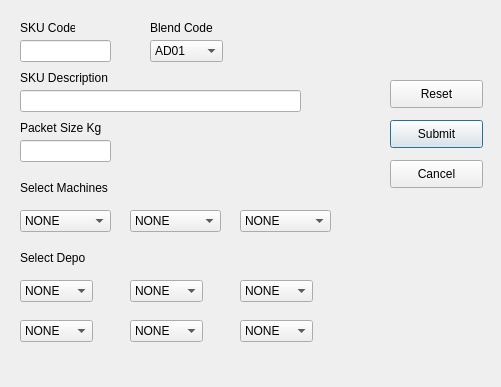
<?xml version="1.0" encoding="UTF-8"?>
<ui version="4.0">
 <class>Dialog</class>
 <widget class="QDialog" name="Dialog">
  <property name="geometry">
   <rect>
    <x>0</x>
    <y>0</y>
    <width>501</width>
    <height>387</height>
   </rect>
  </property>
  <property name="windowTitle">
   <string>Dialog</string>
  </property>
  <widget class="QPushButton" name="pushButton">
   <property name="geometry">
    <rect>
     <x>390</x>
     <y>120</y>
     <width>93</width>
     <height>28</height>
    </rect>
   </property>
   <property name="text">
    <string>Submit</string>
   </property>
  </widget>
  <widget class="QPushButton" name="pushButton_2">
   <property name="geometry">
    <rect>
     <x>390</x>
     <y>160</y>
     <width>93</width>
     <height>28</height>
    </rect>
   </property>
   <property name="text">
    <string>Cancel</string>
   </property>
  </widget>
  <widget class="QLineEdit" name="lineEdit">
   <property name="geometry">
    <rect>
     <x>20</x>
     <y>40</y>
     <width>91</width>
     <height>22</height>
    </rect>
   </property>
  </widget>
  <widget class="QLabel" name="label">
   <property name="geometry">
    <rect>
     <x>20</x>
     <y>20</y>
     <width>55</width>
     <height>16</height>
    </rect>
   </property>
   <property name="text">
    <string>SKU Code</string>
   </property>
  </widget>
  <widget class="QLabel" name="label_2">
   <property name="geometry">
    <rect>
     <x>20</x>
     <y>70</y>
     <width>101</width>
     <height>16</height>
    </rect>
   </property>
   <property name="text">
    <string>SKU Description</string>
   </property>
  </widget>
  <widget class="QLineEdit" name="lineEdit_2">
   <property name="geometry">
    <rect>
     <x>20</x>
     <y>90</y>
     <width>281</width>
     <height>22</height>
    </rect>
   </property>
  </widget>
  <widget class="QLabel" name="label_3">
   <property name="geometry">
    <rect>
     <x>150</x>
     <y>20</y>
     <width>71</width>
     <height>16</height>
    </rect>
   </property>
   <property name="text">
    <string>Blend Code</string>
   </property>
  </widget>
  <widget class="QPushButton" name="pushButton_3">
   <property name="geometry">
    <rect>
     <x>390</x>
     <y>80</y>
     <width>93</width>
     <height>28</height>
    </rect>
   </property>
   <property name="text">
    <string>Reset</string>
   </property>
  </widget>
  <widget class="QComboBox" name="comboBox">
   <property name="geometry">
    <rect>
     <x>150</x>
     <y>40</y>
     <width>73</width>
     <height>22</height>
    </rect>
   </property>
   <property name="mouseTracking">
    <bool>false</bool>
   </property>
   <property name="currentText">
    <string>AD01</string>
   </property>
   <property name="maxVisibleItems">
    <number>15</number>
   </property>
   <property name="insertPolicy">
    <enum>QComboBox::InsertAlphabetically</enum>
   </property>
   <item>
    <property name="text">
     <string>AD01</string>
    </property>
   </item>
   <item>
    <property name="text">
     <string>AD02</string>
    </property>
   </item>
   <item>
    <property name="text">
     <string>CD01</string>
    </property>
   </item>
   <item>
    <property name="text">
     <string>CD03</string>
    </property>
   </item>
   <item>
    <property name="text">
     <string>GD03</string>
    </property>
   </item>
   <item>
    <property name="text">
     <string>KD01</string>
    </property>
   </item>
   <item>
    <property name="text">
     <string>KD02</string>
    </property>
   </item>
   <item>
    <property name="text">
     <string>KD05</string>
    </property>
   </item>
   <item>
    <property name="text">
     <string>KD07</string>
    </property>
   </item>
   <item>
    <property name="text">
     <string>KD09</string>
    </property>
   </item>
   <item>
    <property name="text">
     <string>KD15</string>
    </property>
   </item>
   <item>
    <property name="text">
     <string>TD07</string>
    </property>
   </item>
   <item>
    <property name="text">
     <string>TP04</string>
    </property>
   </item>
   <item>
    <property name="text">
     <string>TP05</string>
    </property>
   </item>
   <item>
    <property name="text">
     <string>TP06</string>
    </property>
   </item>
  </widget>
  <widget class="QLabel" name="label_4">
   <property name="geometry">
    <rect>
     <x>20</x>
     <y>180</y>
     <width>101</width>
     <height>16</height>
    </rect>
   </property>
   <property name="text">
    <string>Select Machines</string>
   </property>
  </widget>
  <widget class="QComboBox" name="comboBox_2">
   <property name="geometry">
    <rect>
     <x>20</x>
     <y>210</y>
     <width>91</width>
     <height>22</height>
    </rect>
   </property>
   <item>
    <property name="text">
     <string>NONE</string>
    </property>
   </item>
   <item>
    <property name="text">
     <string>PV21</string>
    </property>
   </item>
   <item>
    <property name="text">
     <string>PV22</string>
    </property>
   </item>
   <item>
    <property name="text">
     <string>PV23</string>
    </property>
   </item>
   <item>
    <property name="text">
     <string>PV24</string>
    </property>
   </item>
   <item>
    <property name="text">
     <string>PV25</string>
    </property>
   </item>
   <item>
    <property name="text">
     <string>PV26</string>
    </property>
   </item>
   <item>
    <property name="text">
     <string>PV27</string>
    </property>
   </item>
   <item>
    <property name="text">
     <string>PV28</string>
    </property>
   </item>
   <item>
    <property name="text">
     <string>PV29</string>
    </property>
   </item>
   <item>
    <property name="text">
     <string>PV30</string>
    </property>
   </item>
   <item>
    <property name="text">
     <string>PV31</string>
    </property>
   </item>
   <item>
    <property name="text">
     <string>PV32</string>
    </property>
   </item>
   <item>
    <property name="text">
     <string>PV33</string>
    </property>
   </item>
   <item>
    <property name="text">
     <string>PV34</string>
    </property>
   </item>
   <item>
    <property name="text">
     <string>PV35</string>
    </property>
   </item>
   <item>
    <property name="text">
     <string>PV36</string>
    </property>
   </item>
   <item>
    <property name="text">
     <string>PV37</string>
    </property>
   </item>
   <item>
    <property name="text">
     <string>PV38</string>
    </property>
   </item>
   <item>
    <property name="text">
     <string>PV39</string>
    </property>
   </item>
   <item>
    <property name="text">
     <string>PV42</string>
    </property>
   </item>
   <item>
    <property name="text">
     <string>PV43</string>
    </property>
   </item>
   <item>
    <property name="text">
     <string>PV44</string>
    </property>
   </item>
   <item>
    <property name="text">
     <string>PV45</string>
    </property>
   </item>
   <item>
    <property name="text">
     <string>PV50</string>
    </property>
   </item>
   <item>
    <property name="text">
     <string>PV51</string>
    </property>
   </item>
   <item>
    <property name="text">
     <string>PV52</string>
    </property>
   </item>
   <item>
    <property name="text">
     <string>PV53</string>
    </property>
   </item>
   <item>
    <property name="text">
     <string>PV54</string>
    </property>
   </item>
   <item>
    <property name="text">
     <string>PV55</string>
    </property>
   </item>
   <item>
    <property name="text">
     <string>PV56</string>
    </property>
   </item>
  </widget>
  <widget class="QComboBox" name="comboBox_3">
   <property name="geometry">
    <rect>
     <x>130</x>
     <y>210</y>
     <width>91</width>
     <height>22</height>
    </rect>
   </property>
   <item>
    <property name="text">
     <string>NONE</string>
    </property>
   </item>
   <item>
    <property name="text">
     <string>PV21</string>
    </property>
   </item>
   <item>
    <property name="text">
     <string>PV22</string>
    </property>
   </item>
   <item>
    <property name="text">
     <string>PV23</string>
    </property>
   </item>
   <item>
    <property name="text">
     <string>PV24</string>
    </property>
   </item>
   <item>
    <property name="text">
     <string>PV25</string>
    </property>
   </item>
   <item>
    <property name="text">
     <string>PV26</string>
    </property>
   </item>
   <item>
    <property name="text">
     <string>PV27</string>
    </property>
   </item>
   <item>
    <property name="text">
     <string>PV28</string>
    </property>
   </item>
   <item>
    <property name="text">
     <string>PV29</string>
    </property>
   </item>
   <item>
    <property name="text">
     <string>PV30</string>
    </property>
   </item>
   <item>
    <property name="text">
     <string>PV31</string>
    </property>
   </item>
   <item>
    <property name="text">
     <string>PV32</string>
    </property>
   </item>
   <item>
    <property name="text">
     <string>PV33</string>
    </property>
   </item>
   <item>
    <property name="text">
     <string>PV34</string>
    </property>
   </item>
   <item>
    <property name="text">
     <string>PV35</string>
    </property>
   </item>
   <item>
    <property name="text">
     <string>PV36</string>
    </property>
   </item>
   <item>
    <property name="text">
     <string>PV37</string>
    </property>
   </item>
   <item>
    <property name="text">
     <string>PV38</string>
    </property>
   </item>
   <item>
    <property name="text">
     <string>PV39</string>
    </property>
   </item>
   <item>
    <property name="text">
     <string>PV42</string>
    </property>
   </item>
   <item>
    <property name="text">
     <string>PV43</string>
    </property>
   </item>
   <item>
    <property name="text">
     <string>PV44</string>
    </property>
   </item>
   <item>
    <property name="text">
     <string>PV45</string>
    </property>
   </item>
   <item>
    <property name="text">
     <string>PV50</string>
    </property>
   </item>
   <item>
    <property name="text">
     <string>PV51</string>
    </property>
   </item>
   <item>
    <property name="text">
     <string>PV52</string>
    </property>
   </item>
   <item>
    <property name="text">
     <string>PV53</string>
    </property>
   </item>
   <item>
    <property name="text">
     <string>PV54</string>
    </property>
   </item>
   <item>
    <property name="text">
     <string>PV55</string>
    </property>
   </item>
   <item>
    <property name="text">
     <string>PV56</string>
    </property>
   </item>
  </widget>
  <widget class="QComboBox" name="comboBox_4">
   <property name="geometry">
    <rect>
     <x>240</x>
     <y>210</y>
     <width>91</width>
     <height>22</height>
    </rect>
   </property>
   <item>
    <property name="text">
     <string>NONE</string>
    </property>
   </item>
   <item>
    <property name="text">
     <string>PV21</string>
    </property>
   </item>
   <item>
    <property name="text">
     <string>PV22</string>
    </property>
   </item>
   <item>
    <property name="text">
     <string>PV23</string>
    </property>
   </item>
   <item>
    <property name="text">
     <string>PV24</string>
    </property>
   </item>
   <item>
    <property name="text">
     <string>PV25</string>
    </property>
   </item>
   <item>
    <property name="text">
     <string>PV26</string>
    </property>
   </item>
   <item>
    <property name="text">
     <string>PV27</string>
    </property>
   </item>
   <item>
    <property name="text">
     <string>PV28</string>
    </property>
   </item>
   <item>
    <property name="text">
     <string>PV29</string>
    </property>
   </item>
   <item>
    <property name="text">
     <string>PV30</string>
    </property>
   </item>
   <item>
    <property name="text">
     <string>PV31</string>
    </property>
   </item>
   <item>
    <property name="text">
     <string>PV32</string>
    </property>
   </item>
   <item>
    <property name="text">
     <string>PV33</string>
    </property>
   </item>
   <item>
    <property name="text">
     <string>PV34</string>
    </property>
   </item>
   <item>
    <property name="text">
     <string>PV35</string>
    </property>
   </item>
   <item>
    <property name="text">
     <string>PV36</string>
    </property>
   </item>
   <item>
    <property name="text">
     <string>PV37</string>
    </property>
   </item>
   <item>
    <property name="text">
     <string>PV38</string>
    </property>
   </item>
   <item>
    <property name="text">
     <string>PV39</string>
    </property>
   </item>
   <item>
    <property name="text">
     <string>PV42</string>
    </property>
   </item>
   <item>
    <property name="text">
     <string>PV43</string>
    </property>
   </item>
   <item>
    <property name="text">
     <string>PV44</string>
    </property>
   </item>
   <item>
    <property name="text">
     <string>PV45</string>
    </property>
   </item>
   <item>
    <property name="text">
     <string>PV50</string>
    </property>
   </item>
   <item>
    <property name="text">
     <string>PV51</string>
    </property>
   </item>
   <item>
    <property name="text">
     <string>PV52</string>
    </property>
   </item>
   <item>
    <property name="text">
     <string>PV53</string>
    </property>
   </item>
   <item>
    <property name="text">
     <string>PV54</string>
    </property>
   </item>
   <item>
    <property name="text">
     <string>PV55</string>
    </property>
   </item>
   <item>
    <property name="text">
     <string>PV56</string>
    </property>
   </item>
  </widget>
  <widget class="QLabel" name="label_5">
   <property name="geometry">
    <rect>
     <x>20</x>
     <y>250</y>
     <width>81</width>
     <height>16</height>
    </rect>
   </property>
   <property name="text">
    <string>Select Depo</string>
   </property>
  </widget>
  <widget class="QComboBox" name="comboBox_5">
   <property name="geometry">
    <rect>
     <x>20</x>
     <y>280</y>
     <width>73</width>
     <height>22</height>
    </rect>
   </property>
   <item>
    <property name="text">
     <string>NONE</string>
    </property>
   </item>
   <item>
    <property name="text">
     <string>AP01</string>
    </property>
   </item>
   <item>
    <property name="text">
     <string>AP03</string>
    </property>
   </item>
   <item>
    <property name="text">
     <string>GO01</string>
    </property>
   </item>
   <item>
    <property name="text">
     <string>KK01</string>
    </property>
   </item>
   <item>
    <property name="text">
     <string>KK02</string>
    </property>
   </item>
   <item>
    <property name="text">
     <string>KL01</string>
    </property>
   </item>
   <item>
    <property name="text">
     <string>MH01</string>
    </property>
   </item>
   <item>
    <property name="text">
     <string>TN01</string>
    </property>
   </item>
   <item>
    <property name="text">
     <string>TN02</string>
    </property>
   </item>
   <item>
    <property name="text">
     <string>TN03</string>
    </property>
   </item>
  </widget>
  <widget class="QComboBox" name="comboBox_6">
   <property name="geometry">
    <rect>
     <x>130</x>
     <y>280</y>
     <width>73</width>
     <height>22</height>
    </rect>
   </property>
   <item>
    <property name="text">
     <string>NONE</string>
    </property>
   </item>
   <item>
    <property name="text">
     <string>AP01</string>
    </property>
   </item>
   <item>
    <property name="text">
     <string>AP03</string>
    </property>
   </item>
   <item>
    <property name="text">
     <string>GO01</string>
    </property>
   </item>
   <item>
    <property name="text">
     <string>KK01</string>
    </property>
   </item>
   <item>
    <property name="text">
     <string>KK02</string>
    </property>
   </item>
   <item>
    <property name="text">
     <string>KL01</string>
    </property>
   </item>
   <item>
    <property name="text">
     <string>MH01</string>
    </property>
   </item>
   <item>
    <property name="text">
     <string>TN01</string>
    </property>
   </item>
   <item>
    <property name="text">
     <string>TN02</string>
    </property>
   </item>
   <item>
    <property name="text">
     <string>TN03</string>
    </property>
   </item>
  </widget>
  <widget class="QComboBox" name="comboBox_7">
   <property name="geometry">
    <rect>
     <x>240</x>
     <y>280</y>
     <width>73</width>
     <height>22</height>
    </rect>
   </property>
   <item>
    <property name="text">
     <string>NONE</string>
    </property>
   </item>
   <item>
    <property name="text">
     <string>AP01</string>
    </property>
   </item>
   <item>
    <property name="text">
     <string>AP03</string>
    </property>
   </item>
   <item>
    <property name="text">
     <string>GO01</string>
    </property>
   </item>
   <item>
    <property name="text">
     <string>KK01</string>
    </property>
   </item>
   <item>
    <property name="text">
     <string>KK02</string>
    </property>
   </item>
   <item>
    <property name="text">
     <string>KL01</string>
    </property>
   </item>
   <item>
    <property name="text">
     <string>MH01</string>
    </property>
   </item>
   <item>
    <property name="text">
     <string>TN01</string>
    </property>
   </item>
   <item>
    <property name="text">
     <string>TN02</string>
    </property>
   </item>
   <item>
    <property name="text">
     <string>TN03</string>
    </property>
   </item>
  </widget>
  <widget class="QComboBox" name="comboBox_8">
   <property name="geometry">
    <rect>
     <x>20</x>
     <y>320</y>
     <width>73</width>
     <height>22</height>
    </rect>
   </property>
   <item>
    <property name="text">
     <string>NONE</string>
    </property>
   </item>
   <item>
    <property name="text">
     <string>AP01</string>
    </property>
   </item>
   <item>
    <property name="text">
     <string>AP03</string>
    </property>
   </item>
   <item>
    <property name="text">
     <string>GO01</string>
    </property>
   </item>
   <item>
    <property name="text">
     <string>KK01</string>
    </property>
   </item>
   <item>
    <property name="text">
     <string>KK02</string>
    </property>
   </item>
   <item>
    <property name="text">
     <string>KL01</string>
    </property>
   </item>
   <item>
    <property name="text">
     <string>MH01</string>
    </property>
   </item>
   <item>
    <property name="text">
     <string>TN01</string>
    </property>
   </item>
   <item>
    <property name="text">
     <string>TN02</string>
    </property>
   </item>
   <item>
    <property name="text">
     <string>TN03</string>
    </property>
   </item>
  </widget>
  <widget class="QComboBox" name="comboBox_9">
   <property name="geometry">
    <rect>
     <x>240</x>
     <y>320</y>
     <width>73</width>
     <height>22</height>
    </rect>
   </property>
   <item>
    <property name="text">
     <string>NONE</string>
    </property>
   </item>
   <item>
    <property name="text">
     <string>AP01</string>
    </property>
   </item>
   <item>
    <property name="text">
     <string>AP03</string>
    </property>
   </item>
   <item>
    <property name="text">
     <string>GO01</string>
    </property>
   </item>
   <item>
    <property name="text">
     <string>KK01</string>
    </property>
   </item>
   <item>
    <property name="text">
     <string>KK02</string>
    </property>
   </item>
   <item>
    <property name="text">
     <string>KL01</string>
    </property>
   </item>
   <item>
    <property name="text">
     <string>MH01</string>
    </property>
   </item>
   <item>
    <property name="text">
     <string>TN01</string>
    </property>
   </item>
   <item>
    <property name="text">
     <string>TN02</string>
    </property>
   </item>
   <item>
    <property name="text">
     <string>TN03</string>
    </property>
   </item>
  </widget>
  <widget class="QComboBox" name="comboBox_10">
   <property name="geometry">
    <rect>
     <x>130</x>
     <y>320</y>
     <width>73</width>
     <height>22</height>
    </rect>
   </property>
   <item>
    <property name="text">
     <string>NONE</string>
    </property>
   </item>
   <item>
    <property name="text">
     <string>AP01</string>
    </property>
   </item>
   <item>
    <property name="text">
     <string>AP03</string>
    </property>
   </item>
   <item>
    <property name="text">
     <string>GO01</string>
    </property>
   </item>
   <item>
    <property name="text">
     <string>KK01</string>
    </property>
   </item>
   <item>
    <property name="text">
     <string>KK02</string>
    </property>
   </item>
   <item>
    <property name="text">
     <string>KL01</string>
    </property>
   </item>
   <item>
    <property name="text">
     <string>MH01</string>
    </property>
   </item>
   <item>
    <property name="text">
     <string>TN01</string>
    </property>
   </item>
   <item>
    <property name="text">
     <string>TN02</string>
    </property>
   </item>
   <item>
    <property name="text">
     <string>TN03</string>
    </property>
   </item>
  </widget>
  <widget class="QLabel" name="label_6">
   <property name="geometry">
    <rect>
     <x>20</x>
     <y>120</y>
     <width>101</width>
     <height>16</height>
    </rect>
   </property>
   <property name="text">
    <string>Packet Size Kg</string>
   </property>
  </widget>
  <widget class="QLineEdit" name="lineEdit_3">
   <property name="geometry">
    <rect>
     <x>20</x>
     <y>140</y>
     <width>91</width>
     <height>22</height>
    </rect>
   </property>
  </widget>
 </widget>
 <resources/>
 <connections/>
</ui>
